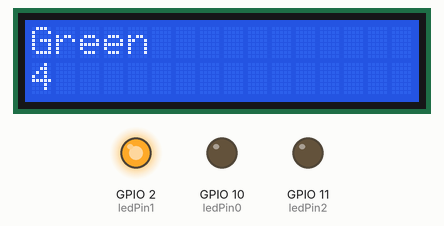
Recording of a sketch running on a simulated ESP32-S3. Shown: 16×2 character LCD, output pins drawn as LEDs (lit = HIGH). WiFi joins after 1.5 s; servers stay silent unless stated; what the sketch prints to the serial monitor is not drawn.

Above: at 2.2 s.
At 8.1 s:
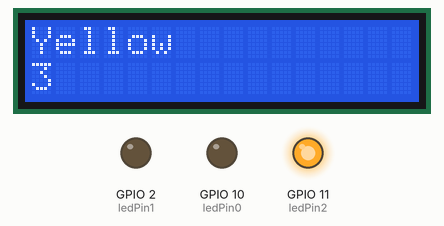
At 11.1 s:
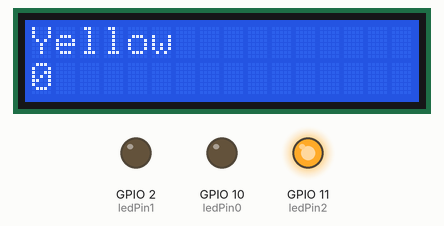
At 13.1 s:
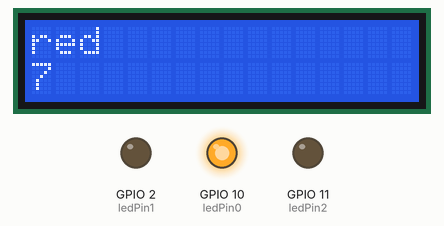
At 26.1 s:
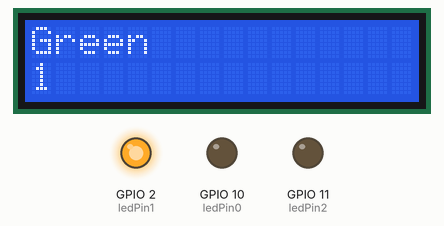
At 39.1 s:
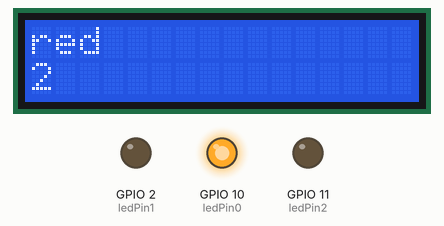
Timing chart, 0 to 40.0 s (numbered marks = the images above):
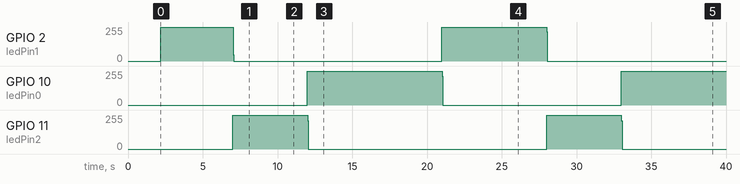

The sketch:

Traffic_light_final_success_a.ino
```cpp
/*
    2023/12/24   結合wifi 紅綠燈
    回傳通過否

 */


#include <SPI.h>
#include <WiFi.h>
#include <WiFiUdp.h>
#include <FlexiTimer2.h> // 引入計時中斷函式庫
#include <LiquidCrystal.h>

LiquidCrystal lcd(8, 9, 4, 5, 6, 7);
int ledPin0 = 10; //R
int ledPin1 = 2;  //G
int ledPin2 = 11; //Y
int green=6;//秒數
int yellow=5;
int red=9;
int ends=green+yellow+red;
int block = 60;
static unsigned int num;

int status = WL_IDLE_STATUS;
const char *ssid = "Pixel";
const char *password = "12345679";    // your network password (use for WPA, or use as key for WEP)

unsigned int localPort = 2390;      // local port to listen on

WiFiUDP Udp;
void print_light(int light){

  if(light<=green){
    digitalWrite(ledPin1, HIGH);
    if(light==0){
      lcd.clear();
      lcd.setCursor(0, 0);
      lcd.print("Green");
      lcd.setCursor(0, 1);
      lcd.print(num*-1+green);
      delay(1000);
    }

    lcd.setCursor(0, 0);
    lcd.print("Green");
    lcd.setCursor(0, 1);
    lcd.print(num*-1+green);
  }
  else if(light>green && light <=green+yellow){
    digitalWrite(ledPin2, HIGH);
    if(light==green+1){
      lcd.clear();
      lcd.setCursor(0, 0);
      lcd.print("Yellow");
      lcd.setCursor(0, 1);
      lcd.print(num*-1+green+yellow);
      delay(1000);
    }

    lcd.setCursor(0, 0);
    lcd.print("Yellow");
    lcd.setCursor(0, 1);
    lcd.print(num*-1+green+yellow);
  }
  else{
    digitalWrite(ledPin0, HIGH);
    if(light==green+yellow+1){
      lcd.clear();
      lcd.setCursor(0, 0);
      lcd.print("red");
      lcd.setCursor(0, 1);
      lcd.print(num*-1+green+yellow+red);
      delay(1000);
    }
    lcd.setCursor(0, 0);
    lcd.print("red");
    lcd.setCursor(0, 1);
    lcd.print(num*-1+green+yellow+red);
  }

}
void timer_isr_routine() { // 計時中斷函數
  num++;
  if(num>ends)
    num=0;

}

void setup() {
  //Initialize serial and wait for port to open:
  pinMode(ledPin0, OUTPUT);
  pinMode(ledPin1, OUTPUT);
  pinMode(ledPin2, OUTPUT);

  FlexiTimer2::set(1000, timer_isr_routine); // 每1000ms產生中斷，進入中斷服務常式
  FlexiTimer2::start(); // 啟動開始計時
  lcd.begin(16, 2);
  //lcd.print("Timer");
  num = 0;
  Serial.begin(9600);

  WiFi.begin(ssid, password);                   //網路連接
  while (WiFi.status() != WL_CONNECTED) {
    delay(1000);
    Serial.println("Connecting to WiFi...");
  }
  Serial.println("Connected to WiFi");
  printWifiStatus();

  Serial.println("\nStarting connection to server...");
  // if you get a connection, report back via serial:
  Udp.begin(localPort);
}

void loop() {
      digitalWrite(ledPin0, LOW);
      digitalWrite(ledPin1, LOW);
      digitalWrite(ledPin2, LOW);
  print_light(num);

  int packetSize = Udp.parsePacket();
  if (packetSize) {
    uint8_t packetBuffer[255];
    // Read the packet into the buffer
    Udp.read(packetBuffer, packetSize);

    // Assuming the data is an integer
    if (packetSize == sizeof(int)) {
      int receivedInteger;
      memcpy(&receivedInteger, packetBuffer, sizeof(int));
      Serial.print("Received integer: ");
      Serial.println(receivedInteger);
      // Add your logic for handling the received integer here
    sendResponseToClient(receivedInteger);


    }

    // Assuming the data is a boolean
    if (packetSize == sizeof(bool)) {
      bool receivedBool;
      memcpy(&receivedBool, packetBuffer, sizeof(bool));
      Serial.print("Received boolean: ");
      Serial.println(receivedBool ? "true" : "false");
      // Add your logic for handling the received boolean here
    }
  }


}


void sendResponseToClient(int receivedInteger) {
  // 判斷整數是否大於10，回傳對應的布爾值
  bool response;
  if(num>=12){      //紅燈
  response=false;
  }else if(num<=6){   //綠燈
  response=true;
  }else{        //黃燈
  if(block/receivedInteger > (num*-1+11)){
        Serial.println(block/receivedInteger);
        Serial.println((num*-1+11));
        Serial.println(block/receivedInteger - (num*-1+11));
    response=false;
    }

  else
    response=true;

  }

  // 使用UDP封包將布爾值回覆給客戶端
  Udp.beginPacket(Udp.remoteIP(), Udp.remotePort());
  Udp.write(reinterpret_cast<uint8_t*>(&response), sizeof(response));
  Udp.endPacket();

  Serial.print("回覆給客戶端: ");
  Serial.println(response ? "true" : "false");
}


void printWifiStatus() {
  // print the SSID of the network you're attached to:
  Serial.print("SSID: ");
  Serial.println(WiFi.SSID());

  // print your WiFi shield's IP address:
  IPAddress ip = WiFi.localIP();
  Serial.print("IP Address: ");
  Serial.println(ip);

  // print the received signal strength:
  long rssi = WiFi.RSSI();
  Serial.print("signal strength (RSSI):");
  Serial.print(rssi);
  Serial.println(" dBm");
}
```

Measured:
- by itself, GPIO 2 (ledPin1): 0/255 → 253/255 at 2.2 s, → 0/255 4.8 s later, → 255/255 14.0 s later, → 0/255 7.0 s later
- by itself, GPIO 10 (ledPin0): 0/255 → 255/255 at 12.0 s, → 0/255 9.0 s later, → 255/255 12.0 s later
- by itself, GPIO 11 (ledPin2): alternates 255/255 for 5.0 s and 0/255 for 16.0 s
- what the display in image 0 shows lasts 0.8 s, from 2.2 s to 3.0 s
- what the display in image 1 shows lasts 1.0 s, from 8.0 s to 9.0 s
